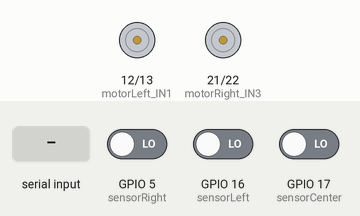
This sketch was run on a simulated ESP32. On the bench: motor-driver pin pairs drawn as motors (green arrow = first pin HIGH = forward, orange = second pin HIGH = backward, longer = more drive). The test bench sets the inputs (shaded band); at power-on: GPIO 5 (sensorRight) LOW, GPIO 16 (sensorLeft) LOW, GPIO 17 (sensorCenter) LOW. Nothing arrives over Bluetooth unless stated; what the sketch prints to the serial monitor is not drawn.

Above: at 1.2 s.
1.3 s: "A" received over the second serial link
At 2.5 s:
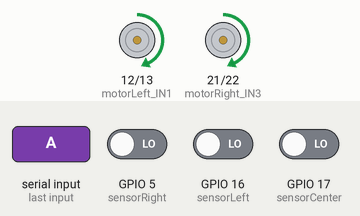
2.8 s: GPIO 5 (sensorRight) driven HIGH
At 4.0 s:
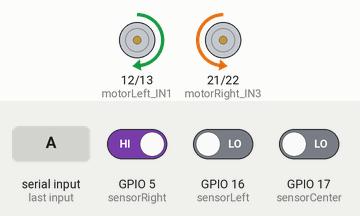
4.3 s: "S" received over the second serial link
At 4.9 s:
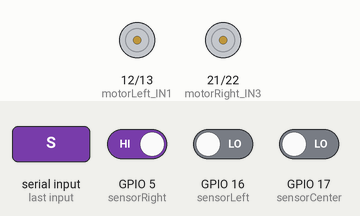
5.8 s: "a" received over the second serial link
At 6.2 s:
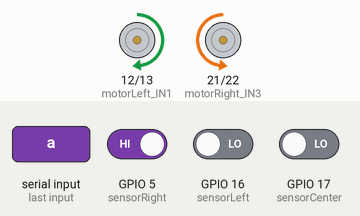
7.3 s: "s" received over the second serial link
At 8.3 s:
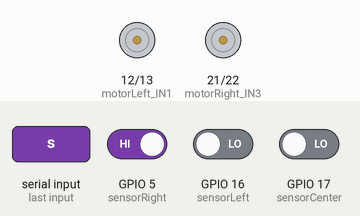
Timing chart, 0 to 9.8 s (numbered marks = the images above; inputs shaded):
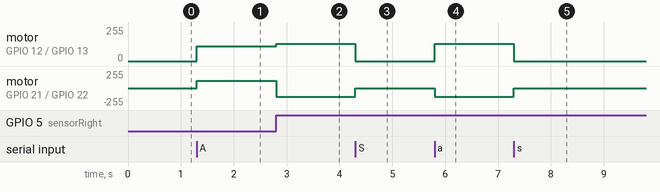

Measured:
- after the input at 1.3 s, motor on GPIO 12 (motorLeft_IN1) / GPIO 13 (motorLeft_IN2), motor on GPIO 21 (motorRight_IN3) / GPIO 22 (motorRight_IN4): stopped → forward 110/255 at once
- after the input at 2.8 s, motor on GPIO 12 (motorLeft_IN1) / GPIO 13 (motorLeft_IN2): forward 110/255 → forward 130/255 at once; motor on GPIO 21 (motorRight_IN3) / GPIO 22 (motorRight_IN4): forward 110/255 → backward 130/255 at once
- after the input at 4.3 s, motor on GPIO 12 (motorLeft_IN1) / GPIO 13 (motorLeft_IN2): forward 130/255 → stopped at once; motor on GPIO 21 (motorRight_IN3) / GPIO 22 (motorRight_IN4): backward 130/255 → stopped at once
- after the input at 5.8 s, motor on GPIO 12 (motorLeft_IN1) / GPIO 13 (motorLeft_IN2): stopped → forward 130/255 at once; motor on GPIO 21 (motorRight_IN3) / GPIO 22 (motorRight_IN4): stopped → backward 130/255 at once
- after the input at 7.3 s, motor on GPIO 12 (motorLeft_IN1) / GPIO 13 (motorLeft_IN2): forward 130/255 → stopped at once; motor on GPIO 21 (motorRight_IN3) / GPIO 22 (motorRight_IN4): backward 130/255 → stopped at once

The sketch:

sketch_jun8a.ino
```cpp
/**
 * ESP32 智慧循路小車 - 藍牙手機控制 + 自動循線整合程式
 * 適用硬體：ESP32, L298N 驅動模組, 五路紅外線感測器 (使用核心三路)
 */

#include "BluetoothSerial.h" // 引用 ESP32 內建藍牙庫

BluetoothSerial SerialBT;    // 建立藍牙物件

// === 1. 馬達控制腳位  ===
const int motorLeft_IN1 = 12;
const int motorLeft_IN2 = 13;
const int motorRight_IN3 = 21;
const int motorRight_IN4 = 22;

// === 2. 循線感測器腳位 ===
const int sensorLeft  = 16;
const int sensorCenter = 17;
const int sensorRight = 5;

// === 3. PWM 速度參數設定 ===
const int speedMax = 160;
const int speedTurn = 130;

// === 4. 系統狀態變數 ===
bool autoMode = false;       // 開機預設為 false ，收到 'A' 才啟動

void setup() {
  Serial.begin(115200);

  // 啟動藍牙功能，並指定藍牙名稱為 ESP32_Car_Control
  SerialBT.begin("ESP32_Car_Control");

  // 設定馬達控制腳位為輸出
  pinMode(motorLeft_IN1, OUTPUT);
  pinMode(motorLeft_IN2, OUTPUT);
  pinMode(motorRight_IN3, OUTPUT);
  pinMode(motorRight_IN4, OUTPUT);

  // 設定感測器腳位為輸入
  pinMode(sensorLeft, INPUT);
  pinMode(sensorCenter, INPUT);
  pinMode(sensorRight, INPUT);

  Serial.println("藍牙循路小車已就緒！請開啟手機 App 連線藍牙「ESP32_Car_Control」");
}

void loop() {
  // === 檢查有無手機送來的藍牙指令 ===
  if (SerialBT.available()) {
    char cmd = SerialBT.read(); // 讀取手機傳來的字元

    if (cmd == 'A' || cmd == 'a') {
      autoMode = true;
      SerialBT.println(">> 模式：開啟自動循線");
      Serial.println("手機指令：開啟自動循線");
    }
    else if (cmd == 'S' || cmd == 's') {
      autoMode = false;
      motorStop(); // 立即煞車
      SerialBT.println(">> 模式：手動強制停止");
      Serial.println("手機指令：手動強制停止");
    }
  }

  // === 根據目前模式執行對應動作 ===
  if (autoMode == true) {
    // 執行自動循線邏輯
    int L = digitalRead(sensorLeft);
    int C = digitalRead(sensorCenter);
    int R = digitalRead(sensorRight);

    if (C == HIGH && L == LOW && R == LOW) {
      // 只有中間壓到黑線 -> 直行前進
      moveForward(speedMax, speedMax);
    }
    else if (L == HIGH && R == LOW) {
      // 左邊壓到黑線 -> 車身偏右，左轉修正
      turnLeft();
    }
    else if (R == HIGH && L == LOW) {
      // 右邊壓到黑線 -> 車身偏左，右轉修正
      turnRight();
    }
    else if (L == LOW && C == LOW && R == LOW) {
      // 三路都處於白底 -> 暫時減速找線
      moveForward(speedTurn - 20, speedTurn - 20);
    }
    else if (L == HIGH && C == HIGH && R == HIGH) {
      // 三路同時壓到黑線 -> EBS 觸發安全煞停，並自動切換回手動模式
      motorStop();
      autoMode = false;
      SerialBT.println(">> EBS 觸發：衝出或到終點，已強制關閉自動模式");
      Serial.println("EBS 觸發：全黑線安全煞停");
    }
  } else {
    // 若 autoMode 為 false，確保馬達保持靜止
    motorStop();
  }

  delay(10); // 系統微幅延遲
}

// === 馬達驅動子功能 ===
void moveForward(int speedL, int speedR) {
  analogWrite(motorLeft_IN1, speedL);
  analogWrite(motorLeft_IN2, 0);
  analogWrite(motorRight_IN3, speedR);
  analogWrite(motorRight_IN4, 0);
}

void turnLeft() {
  analogWrite(motorLeft_IN1, 0);
  analogWrite(motorLeft_IN2, speedTurn);
  analogWrite(motorRight_IN3, speedTurn);
  analogWrite(motorRight_IN4, 0);
}

void turnRight() {
  analogWrite(motorLeft_IN1, speedTurn);
  analogWrite(motorLeft_IN2, 0);
  analogWrite(motorRight_IN3, 0);
  analogWrite(motorRight_IN4, speedTurn);
}

void motorStop() {
  analogWrite(motorLeft_IN1, 0);
  analogWrite(motorLeft_IN2, 0);
  analogWrite(motorRight_IN3, 0);
  analogWrite(motorRight_IN4, 0);
}
```
